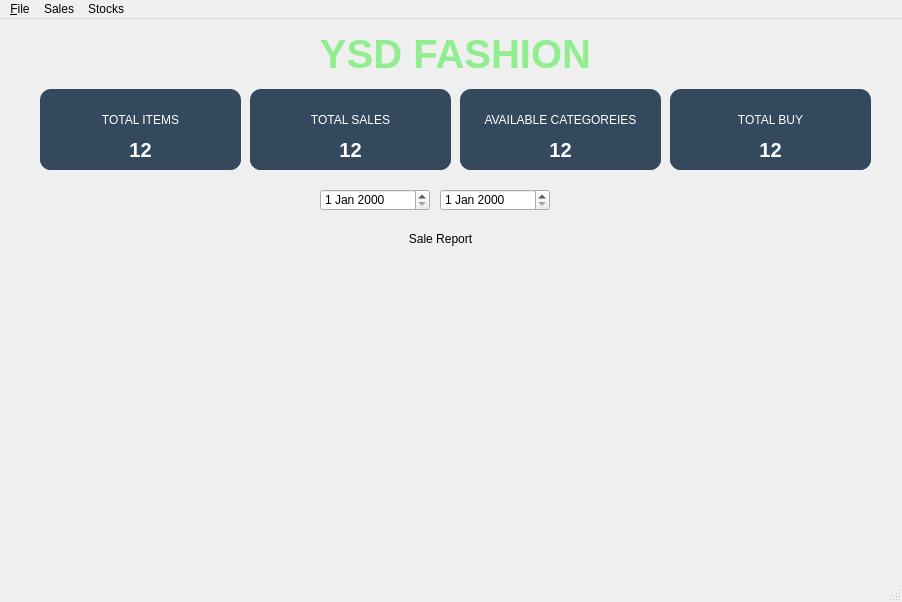
<?xml version="1.0" encoding="UTF-8"?>
<ui version="4.0">
 <class>MainWindow</class>
 <widget class="QMainWindow" name="MainWindow">
  <property name="geometry">
   <rect>
    <x>0</x>
    <y>0</y>
    <width>902</width>
    <height>602</height>
   </rect>
  </property>
  <property name="windowTitle">
   <string>MainWindow</string>
  </property>
  <widget class="QWidget" name="centralwidget">
   <widget class="QWidget" name="widget" native="true">
    <property name="geometry">
     <rect>
      <x>40</x>
      <y>70</y>
      <width>201</width>
      <height>81</height>
     </rect>
    </property>
    <property name="styleSheet">
     <string notr="true">background-color:rgb(52, 73, 94);
border-radius:11px</string>
    </property>
    <widget class="QLabel" name="label">
     <property name="geometry">
      <rect>
       <x>0</x>
       <y>20</y>
       <width>201</width>
       <height>21</height>
      </rect>
     </property>
     <property name="styleSheet">
      <string notr="true">color:white;</string>
     </property>
     <property name="text">
      <string>TOTAL ITEMS</string>
     </property>
     <property name="alignment">
      <set>Qt::AlignCenter</set>
     </property>
    </widget>
    <widget class="QLabel" name="totalItemsCount">
     <property name="geometry">
      <rect>
       <x>0</x>
       <y>40</y>
       <width>201</width>
       <height>41</height>
      </rect>
     </property>
     <property name="styleSheet">
      <string notr="true">color:white;
font-size:20px;
font-weight:bold;</string>
     </property>
     <property name="text">
      <string>12</string>
     </property>
     <property name="alignment">
      <set>Qt::AlignCenter</set>
     </property>
    </widget>
   </widget>
   <widget class="QWidget" name="widget_2" native="true">
    <property name="geometry">
     <rect>
      <x>250</x>
      <y>70</y>
      <width>201</width>
      <height>81</height>
     </rect>
    </property>
    <property name="styleSheet">
     <string notr="true">background-color:rgb(52, 73, 94);
border-radius:11px</string>
    </property>
    <widget class="QLabel" name="label_3">
     <property name="geometry">
      <rect>
       <x>0</x>
       <y>20</y>
       <width>201</width>
       <height>21</height>
      </rect>
     </property>
     <property name="styleSheet">
      <string notr="true">color:white;</string>
     </property>
     <property name="text">
      <string>TOTAL SALES</string>
     </property>
     <property name="alignment">
      <set>Qt::AlignCenter</set>
     </property>
    </widget>
    <widget class="QLabel" name="totalSaleCount">
     <property name="geometry">
      <rect>
       <x>0</x>
       <y>40</y>
       <width>201</width>
       <height>41</height>
      </rect>
     </property>
     <property name="styleSheet">
      <string notr="true">color:white;
font-size:20px;
font-weight:bold</string>
     </property>
     <property name="text">
      <string>12</string>
     </property>
     <property name="alignment">
      <set>Qt::AlignCenter</set>
     </property>
    </widget>
   </widget>
   <widget class="QWidget" name="widget_3" native="true">
    <property name="geometry">
     <rect>
      <x>460</x>
      <y>70</y>
      <width>201</width>
      <height>81</height>
     </rect>
    </property>
    <property name="styleSheet">
     <string notr="true">background-color:rgb(52, 73, 94);
border-radius:11px</string>
    </property>
    <widget class="QLabel" name="label_5">
     <property name="geometry">
      <rect>
       <x>0</x>
       <y>20</y>
       <width>201</width>
       <height>21</height>
      </rect>
     </property>
     <property name="styleSheet">
      <string notr="true">color:white;</string>
     </property>
     <property name="text">
      <string>AVAILABLE CATEGOREIES</string>
     </property>
     <property name="alignment">
      <set>Qt::AlignCenter</set>
     </property>
    </widget>
    <widget class="QLabel" name="availableCategoriesCount">
     <property name="geometry">
      <rect>
       <x>0</x>
       <y>40</y>
       <width>201</width>
       <height>41</height>
      </rect>
     </property>
     <property name="styleSheet">
      <string notr="true">color:white;
font-size:20px;
font-weight:bold</string>
     </property>
     <property name="text">
      <string>12</string>
     </property>
     <property name="alignment">
      <set>Qt::AlignCenter</set>
     </property>
    </widget>
   </widget>
   <widget class="QWidget" name="widget_4" native="true">
    <property name="geometry">
     <rect>
      <x>670</x>
      <y>70</y>
      <width>201</width>
      <height>81</height>
     </rect>
    </property>
    <property name="styleSheet">
     <string notr="true">background-color:rgb(52, 73, 94);
border-radius:11px</string>
    </property>
    <widget class="QLabel" name="label_7">
     <property name="geometry">
      <rect>
       <x>0</x>
       <y>20</y>
       <width>201</width>
       <height>21</height>
      </rect>
     </property>
     <property name="styleSheet">
      <string notr="true">color:white;</string>
     </property>
     <property name="text">
      <string>TOTAL BUY</string>
     </property>
     <property name="alignment">
      <set>Qt::AlignCenter</set>
     </property>
    </widget>
    <widget class="QLabel" name="totalBuyingCount">
     <property name="geometry">
      <rect>
       <x>0</x>
       <y>40</y>
       <width>201</width>
       <height>41</height>
      </rect>
     </property>
     <property name="styleSheet">
      <string notr="true">color:white;
font-size:20px;
font-weight:bold</string>
     </property>
     <property name="text">
      <string>12</string>
     </property>
     <property name="alignment">
      <set>Qt::AlignCenter</set>
     </property>
    </widget>
   </widget>
   <widget class="QWidget" name="salesChart" native="true">
    <property name="geometry">
     <rect>
      <x>10</x>
      <y>240</y>
      <width>861</width>
      <height>311</height>
     </rect>
    </property>
   </widget>
   <widget class="QDateEdit" name="beginSaleDateEdit">
    <property name="geometry">
     <rect>
      <x>320</x>
      <y>170</y>
      <width>110</width>
      <height>22</height>
     </rect>
    </property>
   </widget>
   <widget class="QDateEdit" name="endSaleDateEdit">
    <property name="geometry">
     <rect>
      <x>440</x>
      <y>170</y>
      <width>110</width>
      <height>22</height>
     </rect>
    </property>
   </widget>
   <widget class="QLabel" name="bussinessName">
    <property name="geometry">
     <rect>
      <x>40</x>
      <y>-1</y>
      <width>831</width>
      <height>71</height>
     </rect>
    </property>
    <property name="styleSheet">
     <string notr="true">font-size:40px;
font-weight:bold;
color:lightgreen;</string>
    </property>
    <property name="text">
     <string>YSD FASHION</string>
    </property>
    <property name="alignment">
     <set>Qt::AlignCenter</set>
    </property>
   </widget>
   <widget class="QLabel" name="label_2">
    <property name="geometry">
     <rect>
      <x>10</x>
      <y>210</y>
      <width>861</width>
      <height>20</height>
     </rect>
    </property>
    <property name="text">
     <string>Sale Report</string>
    </property>
    <property name="alignment">
     <set>Qt::AlignCenter</set>
    </property>
   </widget>
  </widget>
  <widget class="QMenuBar" name="menubar">
   <property name="geometry">
    <rect>
     <x>0</x>
     <y>0</y>
     <width>902</width>
     <height>21</height>
    </rect>
   </property>
   <widget class="QMenu" name="menu_File">
    <property name="title">
     <string>&amp;File</string>
    </property>
    <addaction name="action_Login"/>
    <addaction name="action_Login_Out"/>
   </widget>
   <widget class="QMenu" name="menuSales">
    <property name="title">
     <string>Sales</string>
    </property>
    <addaction name="actionSale_Entry"/>
   </widget>
   <widget class="QMenu" name="menuStocks">
    <property name="title">
     <string>Stocks</string>
    </property>
    <addaction name="action_Stock_Entry"/>
    <addaction name="actionStocks_Movements"/>
    <addaction name="actionProducts"/>
   </widget>
   <addaction name="menu_File"/>
   <addaction name="menuSales"/>
   <addaction name="menuStocks"/>
  </widget>
  <widget class="QStatusBar" name="statusbar"/>
  <action name="action_Login">
   <property name="text">
    <string>&amp;Login</string>
   </property>
  </action>
  <action name="action_Login_Out">
   <property name="text">
    <string>&amp;Login Out</string>
   </property>
  </action>
  <action name="actionSale_Entry">
   <property name="text">
    <string>Sale_Entry</string>
   </property>
  </action>
  <action name="action_Stock_Entry">
   <property name="text">
    <string>&amp;Stock Entry</string>
   </property>
  </action>
  <action name="actionStocks_Movements">
   <property name="text">
    <string>Stocks Movements</string>
   </property>
  </action>
  <action name="actionProducts">
   <property name="text">
    <string>Products</string>
   </property>
  </action>
 </widget>
 <resources/>
 <connections/>
</ui>
